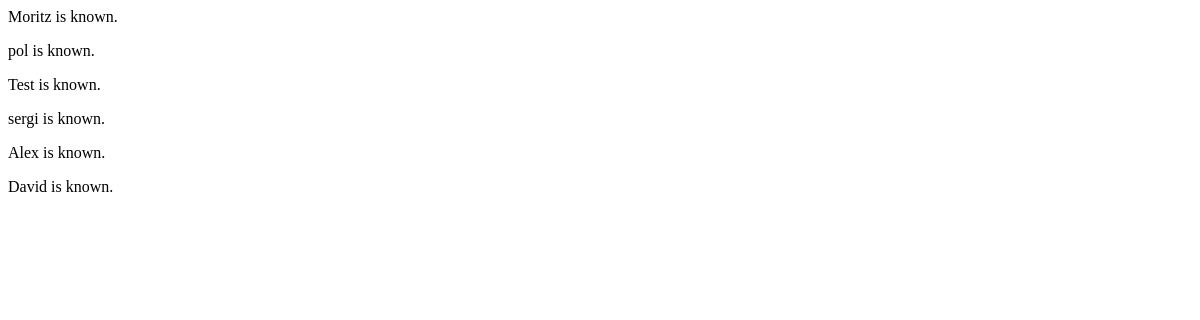
The app's page /AlexaHandler/, older data.
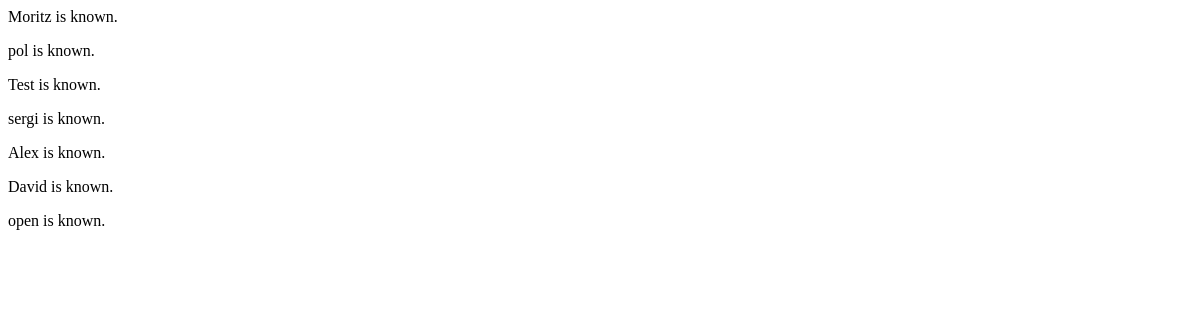
The same page, newer data.
### AlexaHandler/models.py (models this page shows, shortened)
class Person(models.Model):
	first_name = models.CharField(max_length=30)
	def __str__(self):
		return self.first_name

### AlexaHandler/views.py (the view)
def index(request):
	name_list = Person.objects.all()
	context = {'People': name_list}
	return render(request, 'AlexaHandler/list.html', context)

### AlexaHandler/templates/AlexaHandler/list.html
{% extends "AlexaHandler/base.html" %}
{% block body %}
<div id="list">
	{% for person in People %}
	<p id ="Person{{person.first_name}}" >{{person}} is known.</p>
	{% endfor %}
</div>
{% endblock %}

### AlexaHandler/templates/AlexaHandler/base.html (shortened to what this page needs)
<html>
<head>
</head>
<body>
{% block body %}
{% endblock %}
</body>
</html>

Row changes from the older to the newer data that the page shows:
added Person: first_name "open"
